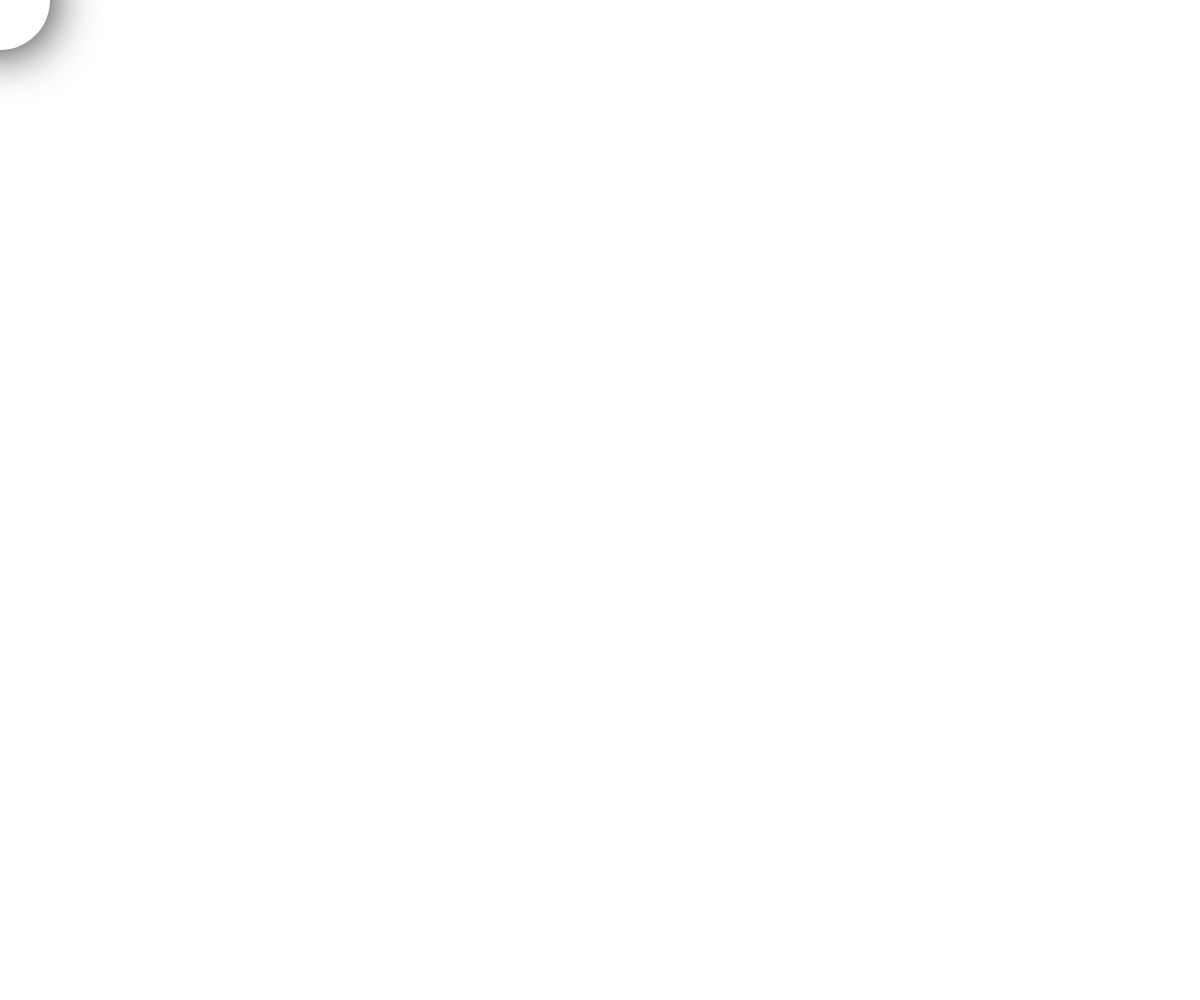
Frame 1 (no input)
Frame 60 (no input): identical to frame 1, image omitted
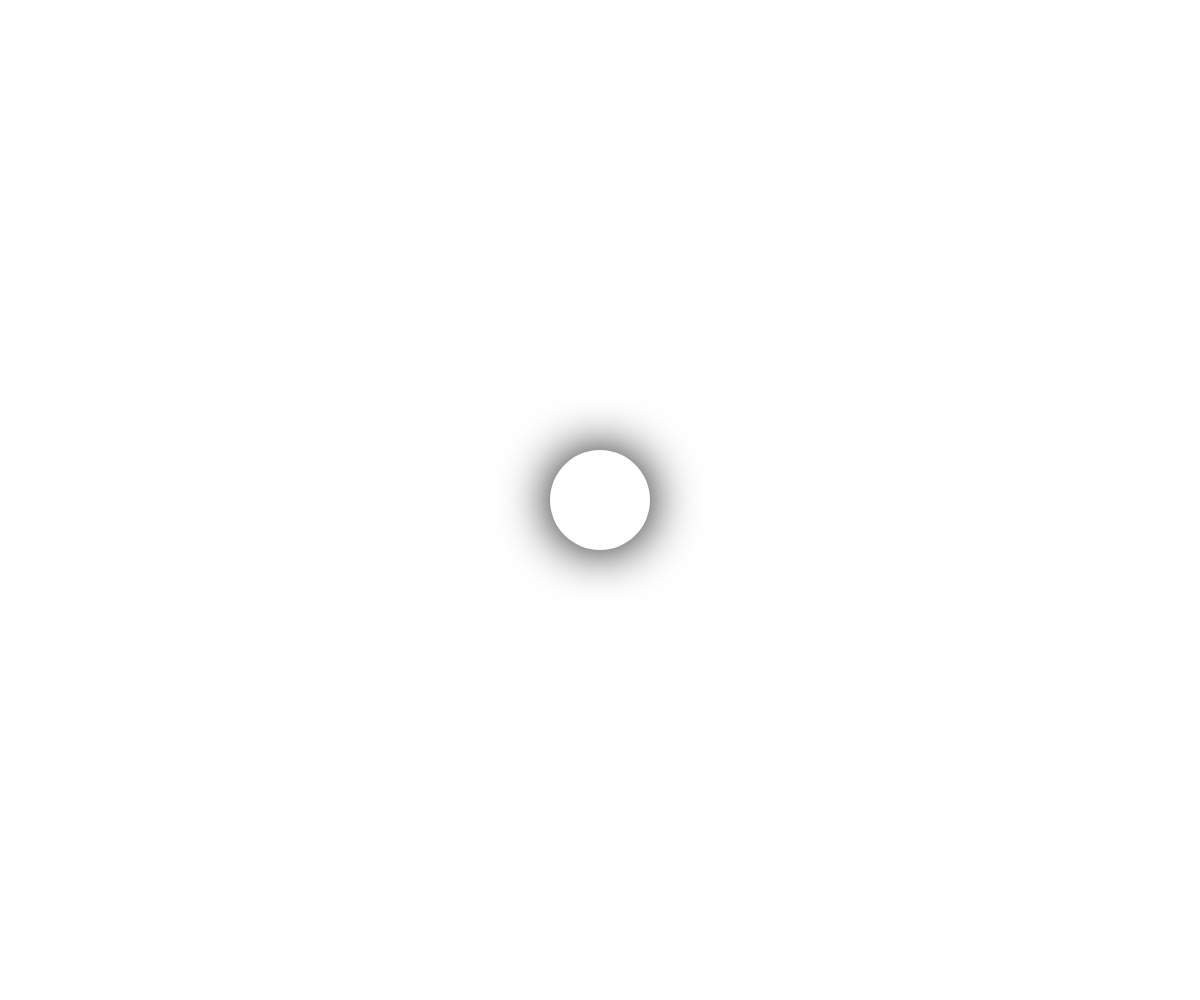
Frame 120 (the mouse pressed at the canvas centre since frame 60)

The p5.js sketch that drew these frames (run headless with seeded random() and noise() and a simulated clock; from frame 60 on, the mouse is pressed at the canvas centre):

// p5.js sketch
// ── sketch.js
function setup() { createCanvas(windowWidth, windowHeight); drawingContext.shadowBlur = 50; drawingContext.shadowColor = 'black'; }
function draw() {
  background(255);
  noStroke();
  fill(255);
  circle(mouseX, mouseY, 100);
}
function windowResized() { resizeCanvas(windowWidth, windowHeight); }
